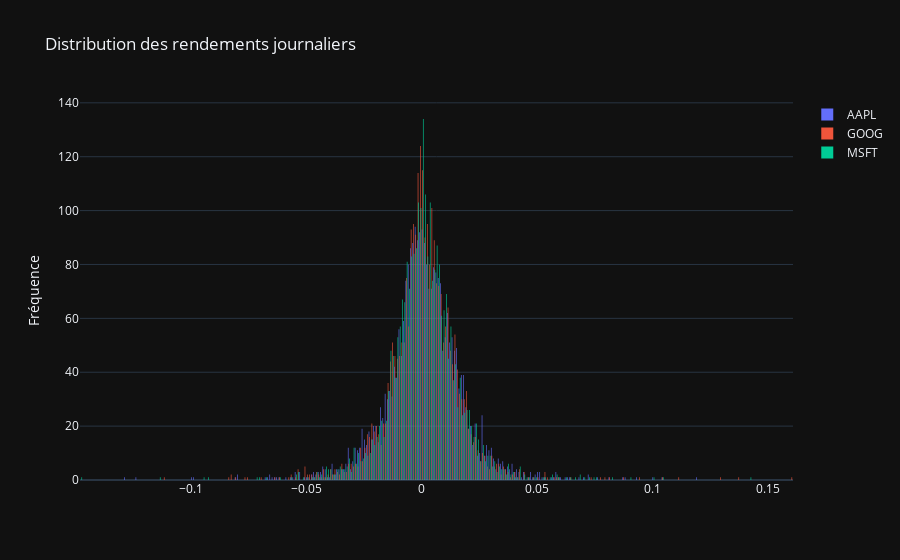

The cell this chart's notebook holds for it:
### Markdown cell above
Maintenant, essayons de visualiser la distribution des rendements des actions.

### Code cell
# Returns distribution
fig = go.Figure()
for a in assets:
    fig.add_trace(go.Histogram(x=returns[a], name=a))
fig.update_layout(title='Distribution des rendements journaliers', yaxis_title='Fréquence')
fig.show()

### Figure 1 — Plotly figure (JSON) as saved in the notebook; plotly's stock layout.template omitted (floating-point values rounded to 4 significant figures; data arrays with more than 128 entries replaced by an {"elided": "..."} marker saying what was removed)
{"data": [{"name": "AAPL", "type": "histogram", "x": {"elided": "2768 float values"}}, {"name": "GOOG", "type": "histogram", "x": {"elided": "2768 float values"}}, {"name": "MSFT", "type": "histogram", "x": {"elided": "2768 float values"}}], "layout": {"title": {"text": "Distribution des rendements journaliers"}, "yaxis": {"title": {"text": "Fréquence"}}}}
